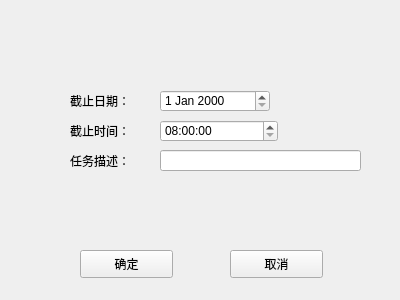
<?xml version="1.0" encoding="UTF-8"?>
<ui version="4.0">
 <class>edittable2</class>
 <widget class="QWidget" name="edittable2">
  <property name="geometry">
   <rect>
    <x>0</x>
    <y>0</y>
    <width>400</width>
    <height>300</height>
   </rect>
  </property>
  <property name="windowTitle">
   <string>Form</string>
  </property>
  <widget class="QLabel" name="label">
   <property name="geometry">
    <rect>
     <x>70</x>
     <y>120</y>
     <width>72</width>
     <height>21</height>
    </rect>
   </property>
   <property name="text">
    <string>截止时间：</string>
   </property>
  </widget>
  <widget class="QLabel" name="label_2">
   <property name="geometry">
    <rect>
     <x>70</x>
     <y>150</y>
     <width>72</width>
     <height>21</height>
    </rect>
   </property>
   <property name="text">
    <string>任务描述：</string>
   </property>
  </widget>
  <widget class="QPushButton" name="pushButton">
   <property name="geometry">
    <rect>
     <x>80</x>
     <y>250</y>
     <width>93</width>
     <height>28</height>
    </rect>
   </property>
   <property name="text">
    <string>确定</string>
   </property>
  </widget>
  <widget class="QPushButton" name="pushButton_2">
   <property name="geometry">
    <rect>
     <x>230</x>
     <y>250</y>
     <width>93</width>
     <height>28</height>
    </rect>
   </property>
   <property name="text">
    <string>取消</string>
   </property>
  </widget>
  <widget class="QLineEdit" name="lineEdit">
   <property name="geometry">
    <rect>
     <x>160</x>
     <y>150</y>
     <width>201</width>
     <height>21</height>
    </rect>
   </property>
  </widget>
  <widget class="QTimeEdit" name="timeEdit">
   <property name="geometry">
    <rect>
     <x>160</x>
     <y>120</y>
     <width>118</width>
     <height>22</height>
    </rect>
   </property>
   <property name="maximumTime">
    <time>
     <hour>21</hour>
     <minute>0</minute>
     <second>0</second>
    </time>
   </property>
   <property name="minimumTime">
    <time>
     <hour>8</hour>
     <minute>0</minute>
     <second>0</second>
    </time>
   </property>
  </widget>
  <widget class="QLabel" name="label_3">
   <property name="geometry">
    <rect>
     <x>70</x>
     <y>90</y>
     <width>72</width>
     <height>21</height>
    </rect>
   </property>
   <property name="text">
    <string>截止日期：</string>
   </property>
  </widget>
  <widget class="QDateEdit" name="dateEdit">
   <property name="geometry">
    <rect>
     <x>160</x>
     <y>90</y>
     <width>110</width>
     <height>22</height>
    </rect>
   </property>
  </widget>
 </widget>
 <resources/>
 <connections/>
</ui>
